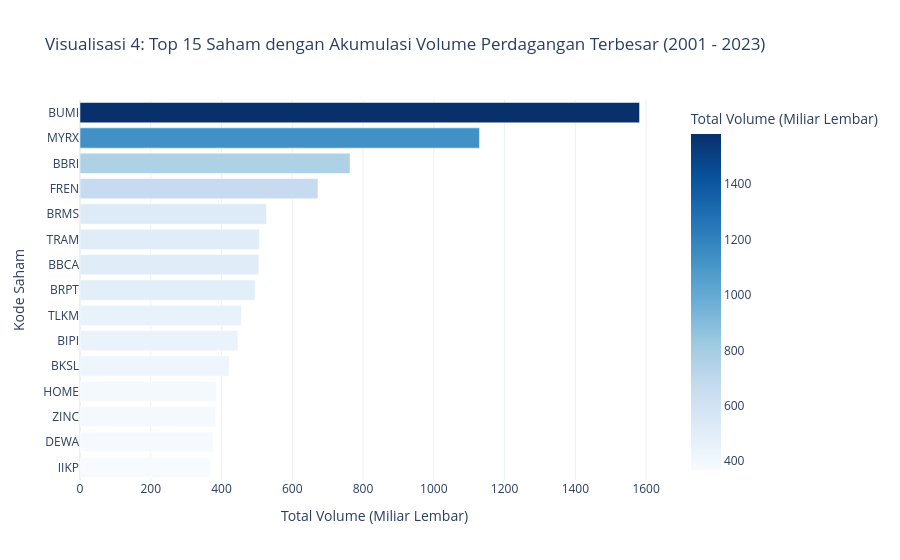

The notebook cell saved with this chart:
### Code cell
# Visualisasi 4: Komposisi Kategori
# fig4 = px.bar(...)
# fig4.show()

# Top 15 Saham Paling Likuid Berdasarkan Total Volume
top_volume_stocks = (
    df.group_by("ticker")
    .agg((pl.col("volume").sum() / 1e9).round(2).alias("total_volume_miliar"))
    .sort("total_volume_miliar", descending=True)
    .head(15)
)
fig4 = px.bar(
    top_volume_stocks.to_pandas(),
    x="total_volume_miliar",
    y="ticker",
    orientation="h",
    title="Visualisasi 4: Top 15 Saham dengan Akumulasi Volume Perdagangan Terbesar (2001 - 2023)",
    labels={"total_volume_miliar": "Total Volume (Miliar Lembar)", "ticker": "Kode Saham"},
    color="total_volume_miliar",
    color_continuous_scale="Blues",
    template="plotly_white"
)
fig4.update_layout(yaxis=dict(autorange="reversed"))
fig4.show()

### Figure 1 — Plotly figure (JSON) as saved in the notebook; plotly's stock layout.template omitted (floating-point values rounded to 4 significant figures)
{"data": [{"hovertemplate": "Total Volume (Miliar Lembar)=%{marker.color}<br>Kode Saham=%{y}<extra></extra>", "legendgroup": "", "marker": {"color": [1581.0, 1129.0, 763.4, 672.6, 526.8, 506.8, 505.7, 494.6, 456.3, 446.6, 421.6, 385.5, 383.7, 376.3, 367.8], "coloraxis": "coloraxis", "pattern": {"shape": ""}}, "name": "", "orientation": "h", "showlegend": false, "textposition": "auto", "type": "bar", "x": [1581.0, 1129.0, 763.4, 672.6, 526.8, 506.8, 505.7, 494.6, 456.3, 446.6, 421.6, 385.5, 383.7, 376.3, 367.8], "xaxis": "x", "y": ["BUMI", "MYRX", "BBRI", "FREN", "BRMS", "TRAM", "BBCA", "BRPT", "TLKM", "BIPI", "BKSL", "HOME", "ZINC", "DEWA", "IIKP"], "yaxis": "y"}], "layout": {"barmode": "relative", "coloraxis": {"autocolorscale": false, "colorbar": {"title": {"text": "Total Volume (Miliar Lembar)"}}, "colorscale": [[0, "rgb(247,251,255)"], [0.125, "rgb(222,235,247)"], [0.25, "rgb(198,219,239)"], [0.375, "rgb(158,202,225)"], [0.5, "rgb(107,174,214)"], [0.625, "rgb(66,146,198)"], [0.75, "rgb(33,113,181)"], [0.875, "rgb(8,81,156)"], [1, "rgb(8,48,107)"]]}, "legend": {"tracegroupgap": 0}, "title": {"text": "Visualisasi 4: Top 15 Saham dengan Akumulasi Volume Perdagangan Terbesar (2001 - 2023)"}, "xaxis": {"anchor": "y", "domain": [0, 1], "title": {"text": "Total Volume (Miliar Lembar)"}}, "yaxis": {"anchor": "x", "autorange": "reversed", "domain": [0, 1], "title": {"text": "Kode Saham"}}}}
